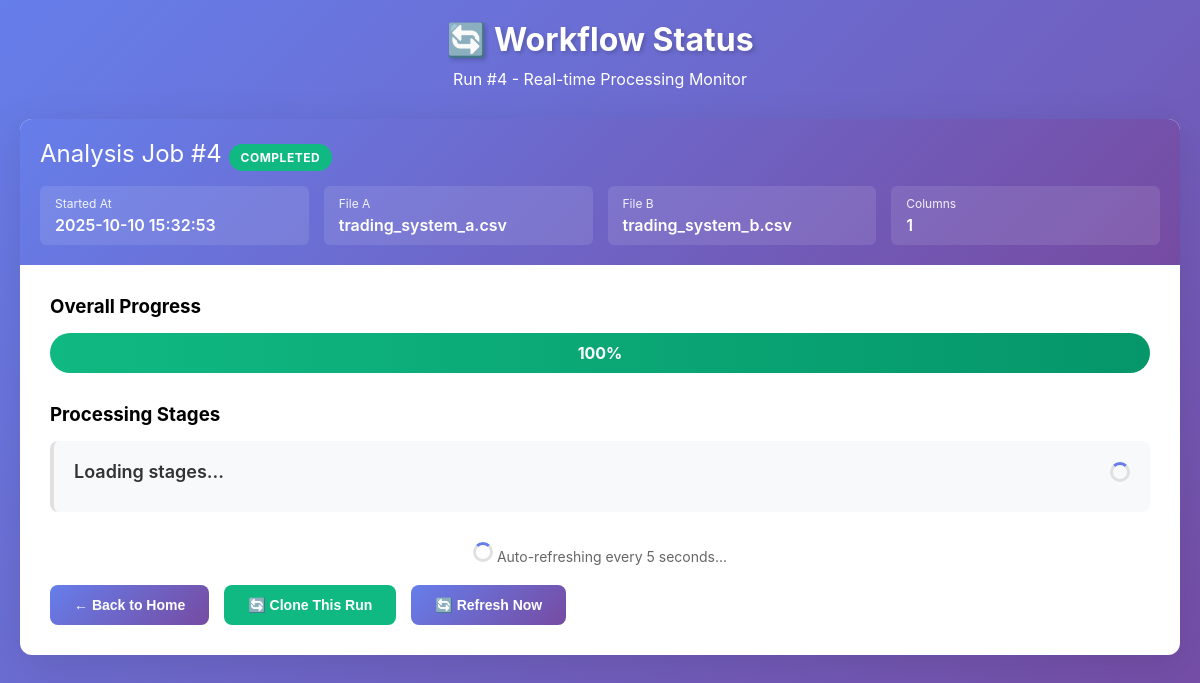
The app's page /workflow/4 with its own data.
### tables this page shows
CREATE TABLE runs (
            run_id INTEGER PRIMARY KEY AUTOINCREMENT,
            timestamp TEXT,
            file_a TEXT,
            file_b TEXT,
            num_columns INTEGER,
            file_a_rows INTEGER,
            file_b_rows INTEGER,
            status TEXT DEFAULT 'pending',
            current_stage TEXT DEFAULT 'initializing',
            progress_percent INTEGER DEFAULT 0,
            started_at TEXT,
            completed_at TEXT,
            error_message TEXT,
            working_directory TEXT
        );

### file_comparator.py (the view)
@app.get("/workflow/{run_id}", response_class=HTMLResponse)
async def workflow_status(request: Request, run_id: int):
    cursor = conn.cursor()
    cursor.execute('''
        SELECT timestamp, file_a, file_b, num_columns, status, current_stage, progress_percent, error_message
        FROM runs WHERE run_id = ?
    ''', (run_id,))
    run_info = cursor.fetchone()
    if not run_info:
        raise HTTPException(status_code=404, detail="Run not found")
    cursor.execute("SELECT run_id, timestamp, file_a, file_b, num_columns FROM runs ORDER BY timestamp DESC")
    runs = cursor.fetchall()
    run_list = [{"id": r[0], "label": f"Run {r[0]} - {r[1]} (Files: {r[2]}, {r[3]}, Columns: {r[4]})"} for r in runs]
    return templates.TemplateResponse("workflow.html", {
        "request": request,
        "run_id": run_id,
        "timestamp": run_info[0],
        "file_a": run_info[1],
        "file_b": run_info[2],
        "num_columns": run_info[3],
        "status": run_info[4],
        "current_stage": run_info[5],
        "progress": run_info[6],
        "error": run_info[7],
        "runs": run_list
    })

### templates/workflow.html (shortened to what this page needs)
<!DOCTYPE html>
<html lang="en">
<head>
</head>
<body>
    <div class="container">
        <header>
            <h1>🔄 Workflow Status</h1>
            <p class="subtitle">Run #{{ run_id }} - Real-time Processing Monitor</p>
        </header>
        <div class="card">
            <div class="status-header">
                <div class="status-title">
                    Analysis Job #{{ run_id }}
                    <span class="status-badge {{ status }}" id="statusBadge">{{ status }}</span>
                </div>
                <div class="status-meta">
                    <div class="meta-item">
                        <div class="meta-label">Started At</div>
                        <div class="meta-value">{{ timestamp }}</div>
                    </div>
                    <div class="meta-item">
                        <div class="meta-label">File A</div>
                        <div class="meta-value">{{ file_a }}</div>
                    </div>
                    <div class="meta-item">
                        <div class="meta-label">File B</div>
                        <div class="meta-value">{{ file_b }}</div>
                    </div>
                    <div class="meta-item">
                        <div class="meta-label">Columns</div>
                        <div class="meta-value">{{ num_columns }}</div>
                    </div>
                </div>
            </div>
            <div class="progress-container">
                <h3 style="margin-bottom: 15px;">Overall Progress</h3>
                <div class="progress-bar">
                    <div class="progress-fill {% if status == 'error' %}error{% endif %}" id="progressBar" style="width: {{ progress }}%">
                        <span id="progressText">{{ progress }}%</span>
                    </div>
                </div>
            </div>
            <div class="stages-container">
                <h3 style="margin-bottom: 15px;">Processing Stages</h3>
                <div id="stagesContainer">
                    <div class="stage-item pending">
                        <div class="stage-header">
                            <div class="stage-name">Loading stages...</div>
                            <div class="spinner"></div>
                        </div>
                    </div>
                </div>
            </div>
            <div class="auto-refresh" id="autoRefresh">
                <span class="spinner"></span> Auto-refreshing every 5 seconds...
            </div>
            <div class="action-buttons">
                <button class="btn" onclick="window.location.href='/'">← Back to Home</button>
                <button class="btn" onclick="cloneRun({{ run_id }})" style="background: #10b981;">🔄 Clone This Run</button>
                <button class="btn" onclick="location.reload()">🔄 Refresh Now</button>
            </div>
        </div>
    </div>
</body>
</html>

### templates/workflow.html (style rules this page uses)
* { margin: 0; padding: 0; box-sizing: border-box; }
body { font-family: -apple-system, BlinkMacSystemFont, 'Segoe UI', Roboto, 'Helvetica Neue', Arial, sans-serif; background: linear-gradient(135deg, #667eea 0%, #764ba2 100%); min-height: 100vh; padding: 0; margin: 0; }
.container { width: 100%; padding: 20px; }
header { text-align: center; color: white; margin-bottom: 30px; }
h1 { font-size: 2em; margin-bottom: 10px; text-shadow: 2px 2px 4px rgba(0,0,0,0.2); }
.card { background: white; border-radius: 12px; box-shadow: 0 10px 40px rgba(0,0,0,0.1); padding: 30px; margin-bottom: 20px; }
.status-header { background: linear-gradient(135deg, #667eea 0%, #764ba2 100%); color: white; padding: 20px; border-radius: 12px 12px 0 0; margin: -30px -30px 30px -30px; }
.status-title { font-size: 1.5em; margin-bottom: 15px; }
.status-meta { display: grid; grid-template-columns: repeat(auto-fit, minmax(200px, 1fr)); gap: 15px; }
.meta-item { background: rgba(255,255,255,0.1); padding: 10px 15px; border-radius: 6px; }
.meta-label { font-size: 12px; opacity: 0.9; margin-bottom: 4px; }
.meta-value { font-size: 16px; font-weight: 600; }
.progress-container { margin: 30px 0; }
.progress-bar { width: 100%; height: 40px; background: #e0e0e0; border-radius: 20px; overflow: hidden; position: relative; }
.progress-fill { height: 100%; background: linear-gradient(90deg, #10b981 0%, #059669 100%); transition: width 0.5s ease; display: flex; align-items: center; justify-content: center; color: white; font-weight: 700; }
.status-badge { display: inline-block; padding: 6px 12px; border-radius: 20px; font-size: 12px; font-weight: 700; text-transform: uppercase; letter-spacing: 0.5px; }
.status-badge.completed { background: #10b981; color: white; }
.stages-container { margin: 30px 0; }
.stage-item { background: #f8f9fa; padding: 20px; border-radius: 8px; margin-bottom: 15px; border-left: 4px solid #e0e0e0; transition: all 0.3s; }
.stage-item.pending { border-color: #e0e0e0; }
.stage-header { display: flex; align-items: center; justify-content: space-between; margin-bottom: 10px; }
.stage-name { font-size: 18px; font-weight: 600; color: #333; }
.auto-refresh { text-align: center; margin: 20px 0; color: #666; font-size: 14px; }
.btn { background: linear-gradient(135deg, #667eea 0%, #764ba2 100%); color: white; border: none; padding: 12px 24px; border-radius: 8px; font-size: 14px; font-weight: 600; cursor: pointer; transition: transform 0.2s; }
.action-buttons { display: flex; gap: 15px; margin-top: 20px; }
.spinner { display: inline-block; width: 20px; height: 20px; border: 3px solid #e0e0e0; border-top: 3px solid #667eea; border-radius: 50%; animation: spin 1s linear infinite; }

### records on screen
runs: status "COMPLETED", timestamp "2025-10-10 15:32:53", file_a "trading_system_a.csv", file_b "trading_system_b.csv"

### other values on screen
{{ run_id }} "4"
{{ num_columns }} "1"
{{ progress }} "100"
